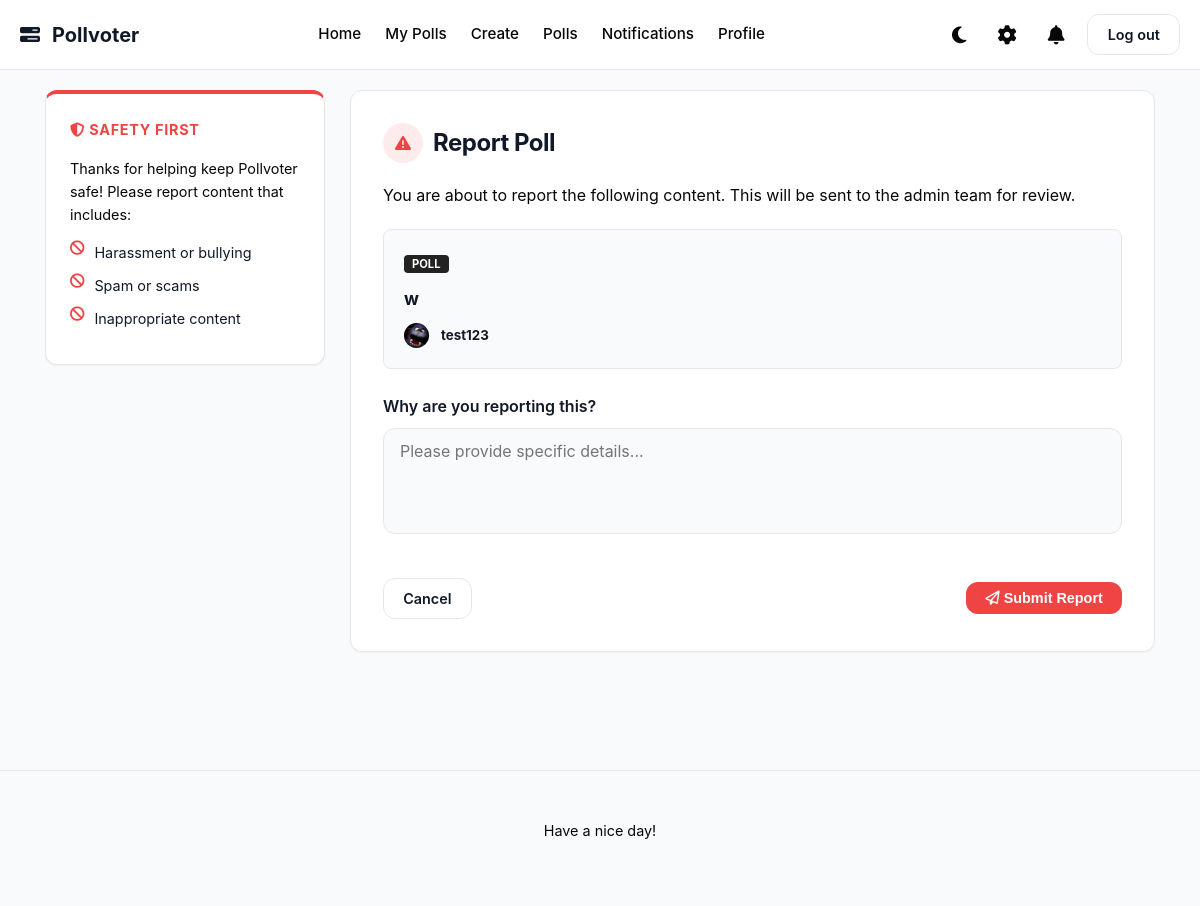
/poll/53/report (signed in), run on the app's committed database.
### app/models.py (models this page shows, shortened)
class Poll(db.Model):
    __tablename__ = "poll"
    id = Column(Integer, primary_key=True)
    title = Column(Text, nullable=False)
    description = Column(String(120))
    created_at = Column(DateTime, default=datetime.now)
    user_id = Column(Integer, ForeignKey("user.id"), nullable=False)
    end_date = Column(DateTime, nullable=True)
    author = relationship("User", back_populates="polls")
    comments = relationship("Comment", back_populates="poll", cascade="all, delete-orphan")
    options = relationship("PollOption", back_populates="poll", cascade="all, delete-orphan")
    votes = relationship("Vote", back_populates="poll", cascade="all, delete-orphan")
    tags = relationship("Tag", secondary=poll_tags, backref=db.backref("polls", lazy = "dynamic"))

class User(UserMixin, db.Model):
    __tablename__ = "user"
    id = Column(Integer, primary_key=True)
    username = Column(String(20), unique=True, nullable = False)
    created_at = Column(DateTime, default=datetime.now)
    full_name = Column(String(20))
    bio = Column(String(100))
    pfp = Column(Text)
    password_hash = Column(Text)
    is_admin = Column(Boolean, default = False)
    polls = relationship("Poll", back_populates="author")
    votes = relationship("Vote", back_populates="user")
    comments = relationship("Comment", back_populates="author")
    def getpfp(self):
        if self.pfp:
            return f"/static/uploads/pfp/{self.pfp}"
        else:
            return f"/static/uploads/pfp/default.jpg"
    blocked = relationship(
        "User", secondary=blocklist,
        primaryjoin=(blocklist.c.blocker_id == id),
        secondaryjoin=(blocklist.c.blocked_id == id),
        backref=db.backref("blocked_by", lazy="dynamic"),
        lazy="dynamic"
    )
    followed = relationship(
        "User", secondary=followers,
        primaryjoin=(followers.c.follower_id == id),
        secondaryjoin=(followers.c.followed_id == id),
        backref=db.backref("followers", lazy="dynamic"),
        lazy="dynamic"
    )

### app/routes.py (the view, shortened to what this page needs)
@polls.route("/poll/<int:poll_id>/report", methods = ["GET", "POST"])
@login_required
def report_poll(poll_id):
    poll = Poll.query.get_or_404(poll_id)
    return render_template("report_form.html", item = poll, type = "Poll")

### app/__init__.py (called while the page is built)
def create_app():
    app = Flask(__name__)
    app.config['SECRET_KEY'] = 'your_secret_key'
    app.config['SQLALCHEMY_DATABASE_URI'] = 'sqlite:///pollvoter.db'
    app.config['SQLALCHEMY_TRACK_MODIFICATIONS'] = False
    app.config["UPLOAD_FOLDER"] = "static/uploads"
    app.config["PFP_FOLDER"] =  "app/static/uploads/pfp"
    db.init_app(app)
    login_manager.init_app(app)
    migrate.init_app(app, db)
    app.register_blueprint(auth)
    app.register_blueprint(main)
    app.register_blueprint(polls)
    app.register_blueprint(admin)
    @login_manager.user_loader
    def load_user(userid):
        return User.query.get(int(userid))
    return app

### app/routes.py (called while the page is built)
@main.app_context_processor
def dropdown_notifications():
    if current_user.is_authenticated:
        unread_count = Notification.query.filter_by(recipient_id = current_user.id, is_read = False).count()
        latest_notifs = Notification.query.filter_by(recipient_id = current_user.id).order_by(Notification.created_at.desc()).limit(5).all()
        return dict(unread_count = unread_count, latest_notifs = latest_notifs)
    return dict(unread_count = 0, latest_notifs = [])

### app/templates/report_form.html (shortened to what this page needs)
{% extends "base.html" %}
{% block content %}
<div class="dashboard-layout">
    <aside class="sidebar">
        <div class="sidebar-widget" style="border-top: 4px solid #EF4444;">
            <h3 class="widget-title" style="color: #EF4444;">
                <i class="fa-solid fa-shield-halved"></i> Safety First
            </h3>
            <p style="font-size: 0.9rem; color: var(--text-muted); margin-bottom: 15px;">
                Thanks for helping keep Pollvoter safe! Please report content that includes:
            </p>
            <ul style="list-style: none; padding: 0; font-size: 0.9rem; color: var(--text-main);">
                <li style="margin-bottom: 10px; display: flex; gap: 10px;">
                    <i class="fa-solid fa-ban" style="color: #EF4444;"></i> Harassment or bullying
                </li>
                <li style="margin-bottom: 10px; display: flex; gap: 10px;">
                    <i class="fa-solid fa-ban" style="color: #EF4444;"></i> Spam or scams
                </li>
                <li style="margin-bottom: 10px; display: flex; gap: 10px;">
                    <i class="fa-solid fa-ban" style="color: #EF4444;"></i> Inappropriate content
                </li>
            </ul>
        </div>
    </aside>
    <main class="feed">
        <div class="card">
            <div style="display: flex; align-items: center; gap: 10px; margin-bottom: 20px;">
                <div style="width: 40px; height: 40px; background: rgba(239, 68, 68, 0.1); border-radius: 50%; display: flex; align-items: center; justify-content: center; color: #EF4444;">
                    <i class="fa-solid fa-triangle-exclamation"></i>
                </div>
                <h2 style="margin: 0;">Report {{ type }}</h2>
            </div>
            <p style="color: var(--text-muted); margin-bottom: 20px;">
                You are about to report the following content. This will be sent to the admin team for review.
            </p>
            <div style="background-color: var(--bg-body); border: 1px solid var(--border-subtle); border-radius: 8px; padding: 20px; margin-bottom: 25px;">
                {% if type == "Poll" %}
                    <span style="font-size: 0.7rem; background: var(--primary); color: white; padding: 2px 8px; border-radius: 4px; text-transform: uppercase; font-weight: bold;">Poll</span>
                    <h3 style="margin-top: 10px; margin-bottom: 5px; font-size: 1.1rem;">{{ item.title }}</h3>
                    <div class="user-row" style="border: none; padding: 0; margin: 0;">
                        <img src="{{ item.author.getpfp() }}" class="avatar-sm" style="width: 25px; height: 25px;">
                        <small style="color: var(--text-main);"><strong>{{ item.author.username }}</strong></small>
                    </div>
                {% endif %}
            </div>
            <form method="POST">
                <div class="form-group" style="margin-bottom: 20px;">
                    <label for="reason" style="display: block; font-weight: 600; margin-bottom: 8px;">
                        Why are you reporting this?
                    </label>
                    <textarea name="reason" id="reason" rows="4" required
                              placeholder="Please provide specific details..."
                              style="resize: none;"></textarea>
                </div>
                <div style="display: flex; justify-content: space-between; align-items: center;">
                    <a href="{{ url_for('polls.poll_detail', poll_id=(item.id if type=='Poll' else item.poll_id)) }}" class="btn btn-outline">
                        Cancel
                    </a>
                    <button type="submit" class="btn" style="background-color: #EF4444; color: white; border: none;">
                        <i class="fa-regular fa-paper-plane"></i> Submit Report
                    </button>
                </div>
            </form>
        </div>
    </main>
</div>
{% endblock %}

### app/static/styles.css (style rules this page uses)
:root { --bg-body: #F9FAFB; --bg-card: #FFFFFF; --bg-nav: rgba(255, 255, 255, 0.9); --text-main: #111827; --text-muted: #070707; --primary: #222222; --primary-hover: #2b2b2b; --border-subtle: #E5E7EB; --shadow-sm: 0 1px 2px 0 rgba(0, 0, 0, 0.05); --shadow-md: 0 4px 6px -1px rgba(0, 0, 0, 0.1), 0 2px 4px -1px rgba(0, 0, 0, 0.06); --shadow-lg: 0 10px 15px -3px rgba(0, 0, 0, 0.1); --radius-md: 12px; --radius-full: 9999px; }
* { box-sizing: border-box; margin: 0; padding: 0; }
body { background-color: var(--bg-body); color: var(--text-main); font-family: 'Inter', system-ui, -apple-system, sans-serif; line-height: 1.6; transition: background-color 0.3s ease, color 0.3s ease; -webkit-font-smoothing: antialiased; }
a { text-decoration: none; color: inherit; transition: color 0.2s; }
.btn { display: inline-block; padding: 0.5rem 1.2rem; border-radius: var(--radius-md); font-weight: 600; font-size: 0.9rem; cursor: pointer; border: none; transition: transform 0.1s ease, box-shadow 0.2s ease; }
.btn-outline { background: transparent; border: 1px solid var(--border-subtle); color: var(--text-main); }
.poll-card, .card, .profile-container, .auth-box { background-color: var(--bg-card); border-radius: var(--radius-md); padding: 2rem; margin-bottom: 1.5rem; border: 1px solid var(--border-subtle); box-shadow: var(--shadow-sm); transition: transform 0.2s ease, box-shadow 0.2s ease; }
h1, h2, h3 { color: var(--text-main); margin-bottom: 1rem; font-weight: 700; letter-spacing: -0.02em; }
p { color: var(--text-muted); margin-bottom: 1rem; }
input, textarea, select { width: 100%; padding: 0.75rem 1rem; border-radius: var(--radius-md); border: 1px solid var(--border-subtle); background-color: var(--bg-body); color: var(--text-main); font-size: 1rem; transition: all 0.2s; margin-bottom: 1rem; font-family: inherit; }
.dashboard-layout { display: flex; flex-direction: column; gap: 24px; }
@media (min-width: 992px) { .dashboard-layout { display: grid; grid-template-columns: 320px 1fr; gap: 30px; align-items: start; } }
.sidebar-widget { background-color: var(--bg-card); border-radius: var(--radius-md); padding: 1.5rem; border: 1px solid var(--border-subtle); margin-bottom: 1.5rem; box-shadow: var(--shadow-sm); }
.widget-title { font-size: 0.9rem; font-weight: 700; color: var(--text-muted); margin-bottom: 1rem; text-transform: uppercase; letter-spacing: 0.05em; }
.user-row { display: flex; align-items: center; gap: 12px; margin-bottom: 1rem; padding-bottom: 1rem; border-bottom: 1px solid var(--border-subtle); }
.user-row:last-child { border-bottom: none; margin-bottom: 0; padding-bottom: 0; }
.avatar-sm { width: 40px; height: 40px; border-radius: 50%; object-fit: cover; background-color: var(--border-subtle); }
@media (min-width: 992px) { .dashboard-layout { display: grid; grid-template-columns: 280px 1fr; gap: 25px; align-items: start; } }
.dashboard-layout h2 { margin-top: 0; margin-bottom: 20px; font-size: 1.5rem; }

### data on the page
Poll: title "w"
User: author.getpfp (picture), author.username "test123"

### other printed values
{{ type }} "Poll"
